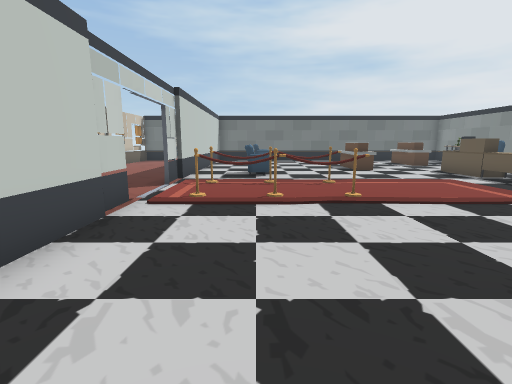
view 1 (above)

16 first-person views from a walk through a 3-D level made in the Unity game engine. The camera is 1.2 m above the floor, tilts 10° down and sees 85° across. Doors are open. The floor is counted in squares, 1 m on a side. Each view is taken from the middle of a square. On the plan, view 1 faces up. The plan holds only what a view shows up to about 13 squares ahead; the rest is blank. The place goes on beyond the plan. Some surface patterns are stand-ins.

view 2
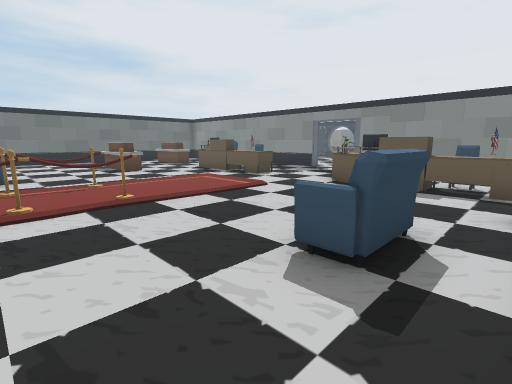

view 3
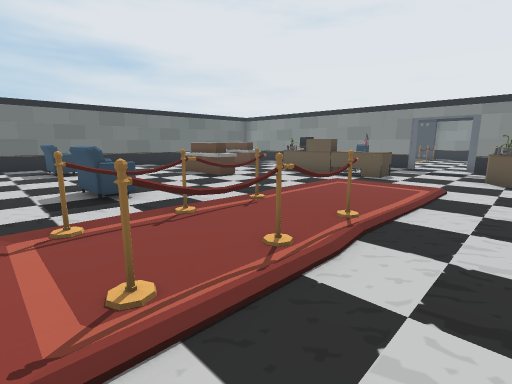

view 4
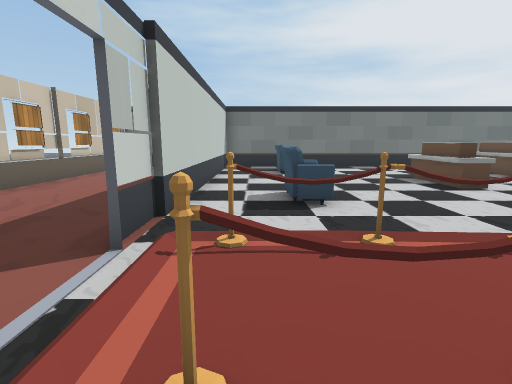

view 5
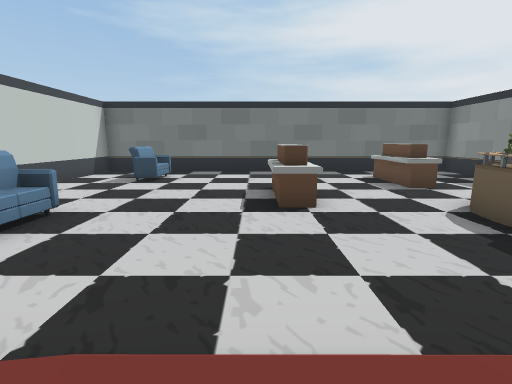

view 6
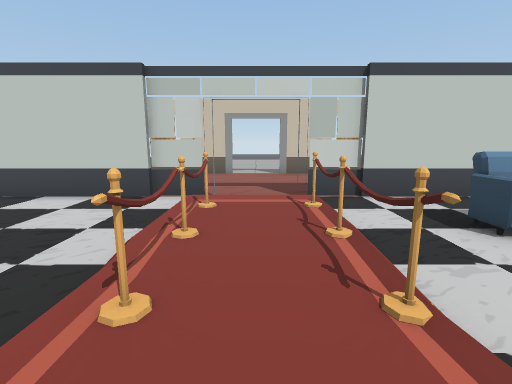

view 7
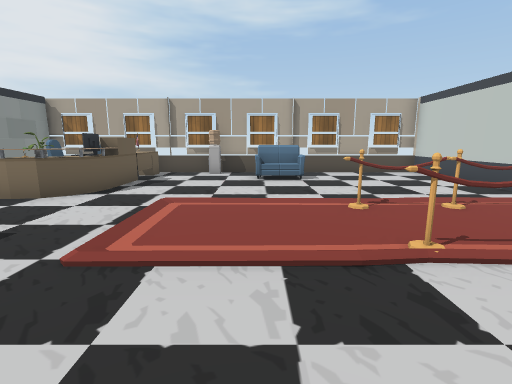

view 8
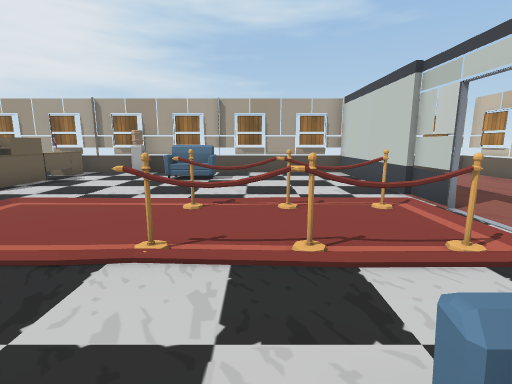

view 9
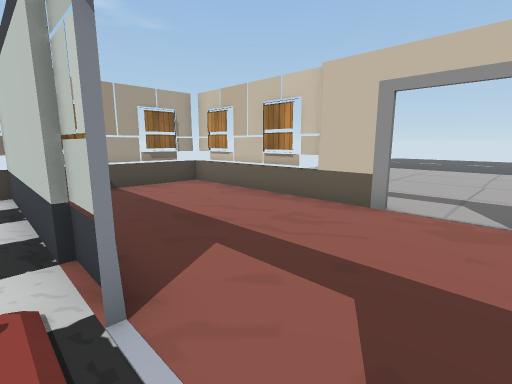

view 10
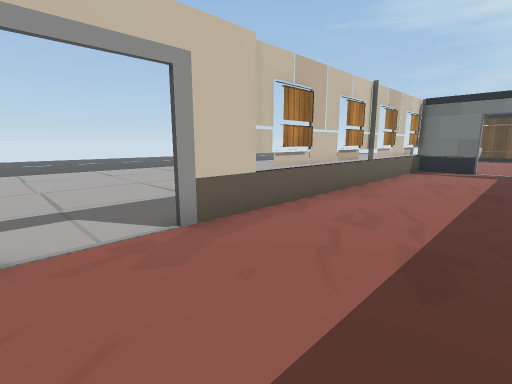

view 11
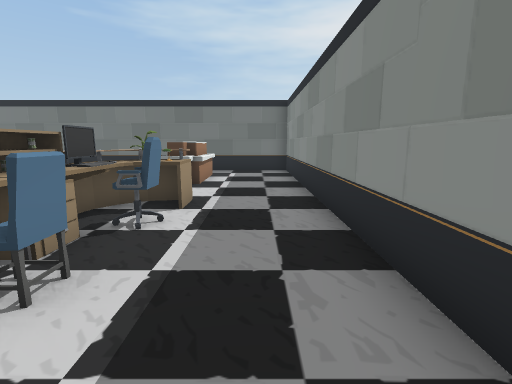

view 12
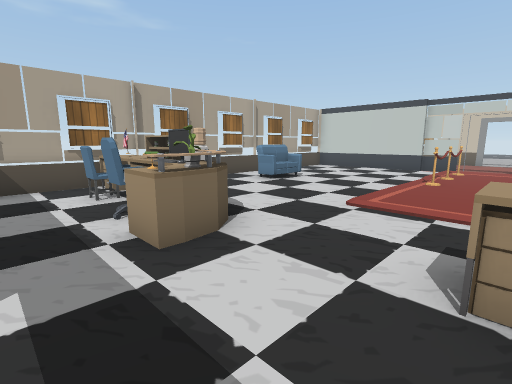

view 13
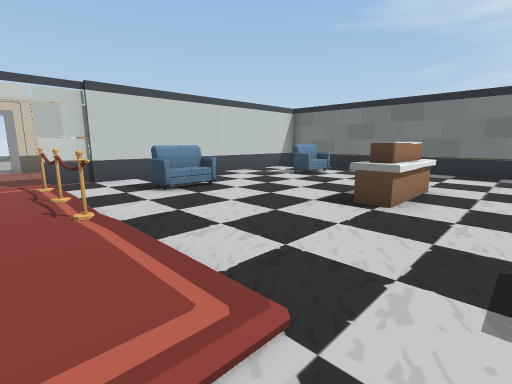

view 14
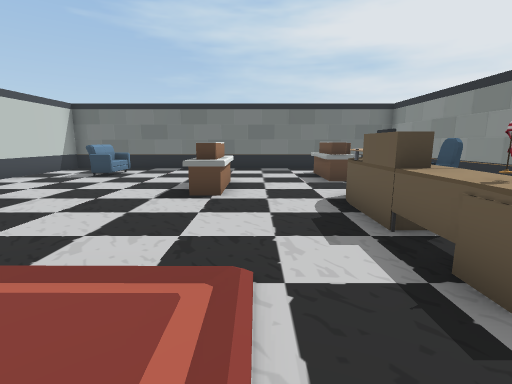

view 15
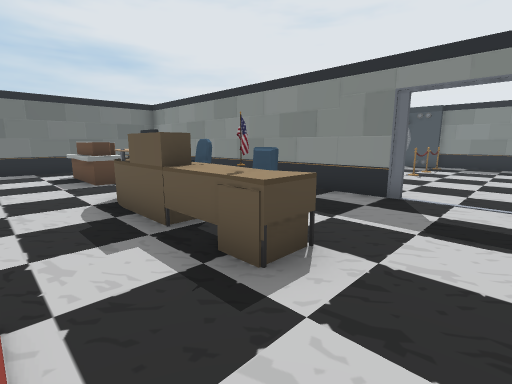

view 16
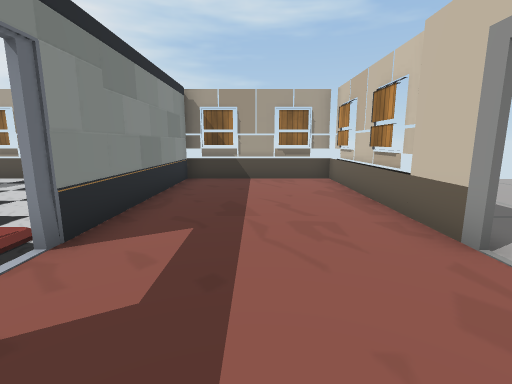

### Floor plan
Ten units are one square. View 1 is at (0, 0); x grows to the right and y downward. Boxes are objects, and circles mark ways between rooms. Rooms are numbered by the first view taken in them; rooms with no view inside come last. Other rooms are left out.
<svg viewBox="-82 -200 211 213">
<path fill="none" stroke="#000" d="M123 -79 123 -193 -25 -193 -25 -95M-27 -96 -27 -82M-27 -59 -27 -45M-25 -46 -25 8M59 7 123 7 123 -61M-31 7 56 7M-75 -61 -75 7 -31 7M-27 5 -27 -61M-55 -193 -75 -193 -75 -79M-77 -115 -77 -98M-77 -41 -77 -23"/>
<rect x="-15" y="-65" width="40" height="10" fill="#bbb"><title>pole</title></rect>
<rect x="-15" y="-85" width="40" height="10" fill="#bbb"><title>pole</title></rect>
<rect x="-5" y="-115" width="10" height="20" fill="#bbb"><title>sofa</title></rect>
<rect x="-5" y="-185" width="20" height="30" fill="#bbb"><title>sofa</title></rect>
<rect x="25" y="-15" width="20" height="10" fill="#bbb"><title>sofa</title></rect>
<rect x="35" y="-155" width="20" height="40" fill="#bbb"><title>desk</title></rect>
<rect x="45" y="-5" width="20" height="10" fill="#bbb"><title>other object</title></rect>
<rect x="75" y="-55" width="30" height="60" fill="#bbb"><title>other object</title></rect>
<rect x="75" y="-135" width="30" height="60" fill="#bbb"><title>other object</title></rect>
<rect x="75" y="-175" width="10" height="30" fill="#bbb"><title>desk</title></rect>
<rect x="85" y="-185" width="10" height="40" fill="#bbb"><title>desk</title></rect>
<circle cx="-26" cy="-68" r="3" fill="#2a7"/>
<text x="50" y="-90">1</text>
<text x="-50" y="-90">2</text>
</svg>
Room 1 opens to room 2.

Where each view was taken, in squares from view 1:
view 1: 0 up, 0 right, facing up
view 2: 0 up, 0 right, facing up-right
view 3: 4 up, 2 left, facing up-right
view 4: 5 up, 1 left, facing up
view 5: 7 up, 4 right, facing up
view 6: 7 up, 4 right, facing left
view 7: 11 up, 4 right, facing down
view 8: 11 up, 1 right, facing down
view 9: 8 up, 2 left, facing down-left
view 10: 6 up, 4 left, facing up-left
view 11: 7 up, 11 right, facing up
view 12: 8 up, 11 right, facing down-left
view 13: 7 up, 7 right, facing up-left
view 14: 6 up, 6 right, facing up
view 15: 6 up, 6 right, facing up-right
view 16: 9 up, 5 left, facing down
